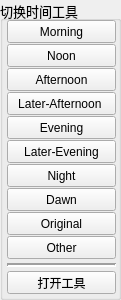
     <widget class="QGroupBox" name="groupBox">
      <property name="geometry">
       <rect>
        <x>0</x>
        <y>10</y>
        <width>121</width>
        <height>300</height>
       </rect>
      </property>
      <property name="maximumSize">
       <size>
        <width>16777215</width>
        <height>300</height>
       </size>
      </property>
      <property name="font">
       <font>
        <pointsize>10</pointsize>
       </font>
      </property>
      <property name="title">
       <string>切换时间工具</string>
      </property>
      <widget class="QWidget" name="verticalLayoutWidget_3">
       <property name="geometry">
        <rect>
         <x>7</x>
         <y>19</y>
         <width>109</width>
         <height>287</height>
        </rect>
       </property>
       <layout class="QVBoxLayout" name="verticalLayout_3">
        <property name="spacing">
         <number>0</number>
        </property>
        <item>
         <widget class="QPushButton" name="pushButton">
          <property name="maximumSize">
           <size>
            <width>16777215</width>
            <height>23</height>
           </size>
          </property>
          <property name="font">
           <font>
            <pointsize>9</pointsize>
           </font>
          </property>
          <property name="text">
           <string>Morning</string>
          </property>
          <property name="iconSize">
           <size>
            <width>16</width>
            <height>30</height>
           </size>
          </property>
          <property name="-command" stdset="0">
           <string>&quot;njEnvMaterialChange(\&quot;MLA\&quot;)&quot;</string>
          </property>
         </widget>
        </item>
        <item>
         <widget class="QPushButton" name="pushButton_2">
          <property name="maximumSize">
           <size>
            <width>16777215</width>
            <height>23</height>
           </size>
          </property>
          <property name="font">
           <font>
            <pointsize>9</pointsize>
           </font>
          </property>
          <property name="text">
           <string>Noon</string>
          </property>
          <property name="iconSize">
           <size>
            <width>16</width>
            <height>30</height>
           </size>
          </property>
          <property name="-command" stdset="0">
           <string>&quot;njEnvMaterialChange(\&quot;MLB\&quot;)&quot;</string>
          </property>
         </widget>
        </item>
        <item>
         <widget class="QPushButton" name="pushButton_9">
          <property name="maximumSize">
           <size>
            <width>16777215</width>
            <height>23</height>
           </size>
          </property>
          <property name="font">
           <font>
            <pointsize>9</pointsize>
           </font>
          </property>
          <property name="text">
           <string>Afternoon</string>
          </property>
          <property name="iconSize">
           <size>
            <width>16</width>
            <height>30</height>
           </size>
          </property>
          <property name="-command" stdset="0">
           <string>&quot;njEnvMaterialChange(\&quot;MLC\&quot;)&quot; </string>
          </property>
         </widget>
        </item>
        <item>
         <widget class="QPushButton" name="pushButton_3">
          <property name="maximumSize">
           <size>
            <width>16777215</width>
            <height>23</height>
           </size>
          </property>
          <property name="font">
           <font>
            <pointsize>9</pointsize>
           </font>
          </property>
          <property name="text">
           <string>Later-Afternoon </string>
          </property>
          <property name="iconSize">
           <size>
            <width>16</width>
            <height>30</height>
           </size>
          </property>
          <property name="-command" stdset="0">
           <string>&quot;njEnvMaterialChange(\&quot;MLG\&quot;)&quot; </string>
          </property>
         </widget>
        </item>
        <item>
         <widget class="QPushButton" name="pushButton_4">
          <property name="maximumSize">
           <size>
            <width>16777215</width>
            <height>23</height>
           </size>
          </property>
          <property name="font">
           <font>
            <pointsize>9</pointsize>
           </font>
          </property>
          <property name="text">
           <string>Evening</string>
          </property>
          <property name="iconSize">
           <size>
            <width>16</width>
            <height>30</height>
           </size>
          </property>
          <property name="-command" stdset="0">
           <string>&quot;njEnvMaterialChange(\&quot;MLD\&quot;)&quot; </string>
          </property>
         </widget>
        </item>
        <item>
         <widget class="QPushButton" name="pushButton_12">
          <property name="maximumSize">
           <size>
            <width>16777215</width>
            <height>23</height>
           </size>
          </property>
          <property name="font">
           <font>
            <pointsize>9</pointsize>
           </font>
          </property>
          <property name="text">
           <string>Later-Evening</string>
          </property>
          <property name="iconSize">
           <size>
            <width>16</width>
            <height>30</height>
           </size>
          </property>
          <property name="-command" stdset="0">
           <string>&quot;njEnvMaterialChange(\&quot;MLH\&quot;)&quot; </string>
          </property>
         </widget>
        </item>
        <item>
         <widget class="QPushButton" name="pushButton_6">
          <property name="maximumSize">
           <size>
            <width>16777215</width>
            <height>23</height>
           </size>
          </property>
          <property name="font">
           <font>
            <pointsize>9</pointsize>
           </font>
          </property>
          <property name="text">
           <string>Night</string>
          </property>
          <property name="iconSize">
           <size>
            <width>16</width>
            <height>30</height>
           </size>
          </property>
          <property name="-command" stdset="0">
           <string>&quot;njEnvMaterialChange(\&quot;MLE\&quot;)&quot; </string>
          </property>
         </widget>
        </item>
        <item>
         <widget class="QPushButton" name="pushButton_7">
          <property name="maximumSize">
           <size>
            <width>16777215</width>
            <height>23</height>
           </size>
          </property>
          <property name="font">
           <font>
            <pointsize>9</pointsize>
           </font>
          </property>
          <property name="text">
           <string>Dawn</string>
          </property>
          <property name="iconSize">
           <size>
            <width>16</width>
            <height>30</height>
           </size>
          </property>
          <property name="-command" stdset="0">
           <string>&quot;njEnvMaterialChange(\&quot;MLF\&quot;)&quot; </string>
          </property>
         </widget>
        </item>
        <item>
         <widget class="QPushButton" name="pushButton_8">
          <property name="maximumSize">
           <size>
            <width>16777215</width>
            <height>23</height>
           </size>
          </property>
          <property name="font">
           <font>
            <pointsize>9</pointsize>
           </font>
          </property>
          <property name="text">
           <string>Original</string>
          </property>
          <property name="iconSize">
           <size>
            <width>16</width>
            <height>30</height>
           </size>
          </property>
          <property name="-command" stdset="0">
           <string>&quot;njEnvMaterialChange(\&quot;MLO\&quot;)&quot; </string>
          </property>
         </widget>
        </item>
        <item>
         <widget class="QPushButton" name="pushButton_13">
          <property name="maximumSize">
           <size>
            <width>16777215</width>
            <height>23</height>
           </size>
          </property>
          <property name="font">
           <font>
            <pointsize>9</pointsize>
           </font>
          </property>
          <property name="text">
           <string>Other</string>
          </property>
          <property name="iconSize">
           <size>
            <width>16</width>
            <height>30</height>
           </size>
          </property>
          <property name="-command" stdset="0">
           <string>&quot;njEnvMaterialChange(\&quot;MLX\&quot;)&quot; </string>
          </property>
         </widget>
        </item>
        <item>
         <widget class="Line" name="line">
          <property name="sizePolicy">
           <sizepolicy hsizetype="Minimum" vsizetype="Fixed">
            <horstretch>0</horstretch>
            <verstretch>0</verstretch>
           </sizepolicy>
          </property>
          <property name="minimumSize">
           <size>
            <width>0</width>
            <height>10</height>
           </size>
          </property>
          <property name="baseSize">
           <size>
            <width>0</width>
            <height>0</height>
           </size>
          </property>
          <property name="contextMenuPolicy">
           <enum>Qt::ActionsContextMenu</enum>
          </property>
          <property name="frameShadow">
           <enum>QFrame::Sunken</enum>
          </property>
          <property name="lineWidth">
           <number>2</number>
          </property>
          <property name="orientation">
           <enum>Qt::Horizontal</enum>
          </property>
         </widget>
        </item>
        <item>
         <widget class="QPushButton" name="pushButton_11">
          <property name="maximumSize">
           <size>
            <width>16777215</width>
            <height>23</height>
           </size>
          </property>
          <property name="font">
           <font>
            <pointsize>9</pointsize>
           </font>
          </property>
          <property name="text">
           <string>打开工具</string>
          </property>
          <property name="iconSize">
           <size>
            <width>16</width>
            <height>30</height>
           </size>
          </property>
          <property name="-command" stdset="0">
           <string>&quot;njEnvMaterialChangeWindow()&quot;</string>
          </property>
         </widget>
        </item>
       </layout>
      </widget>
     </widget>
